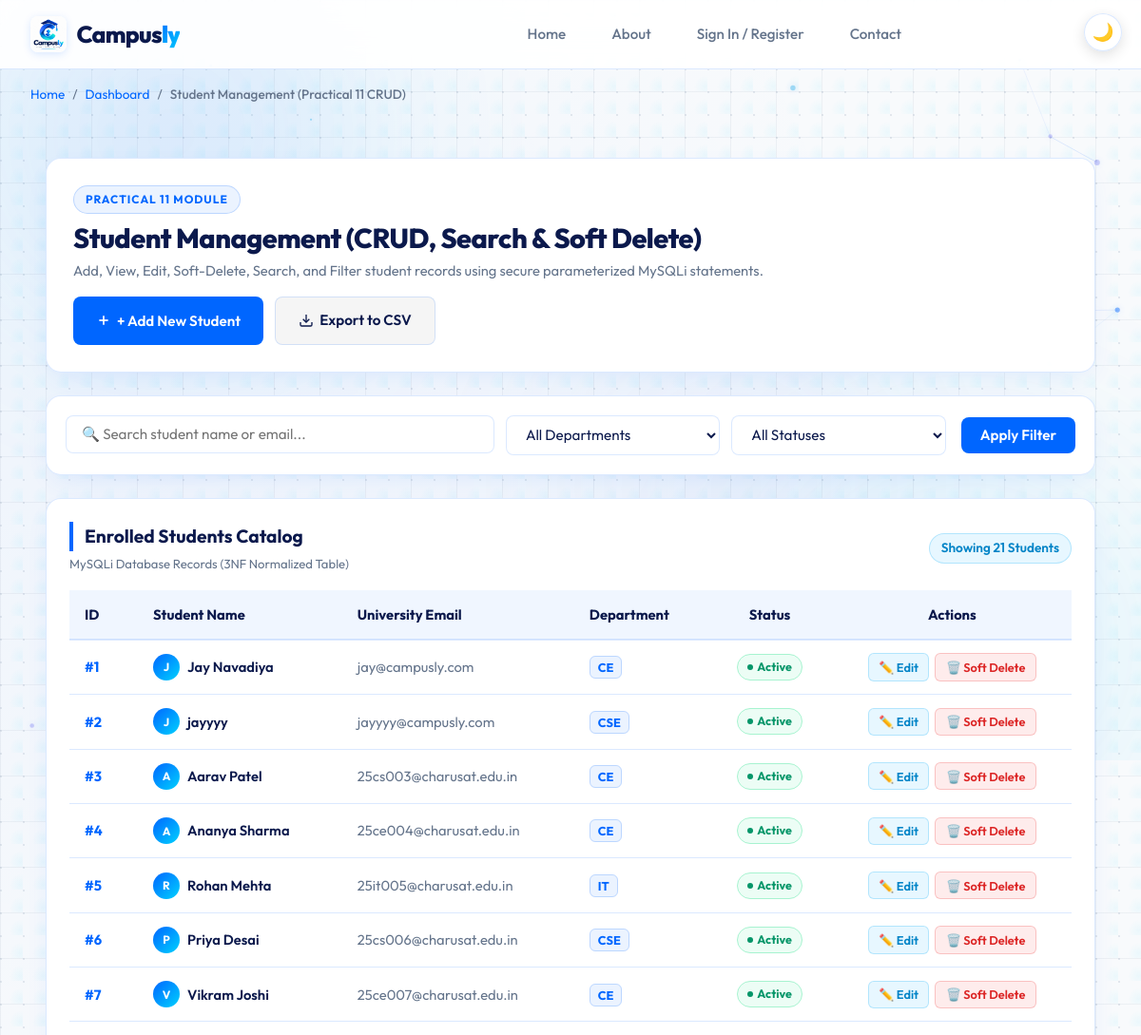
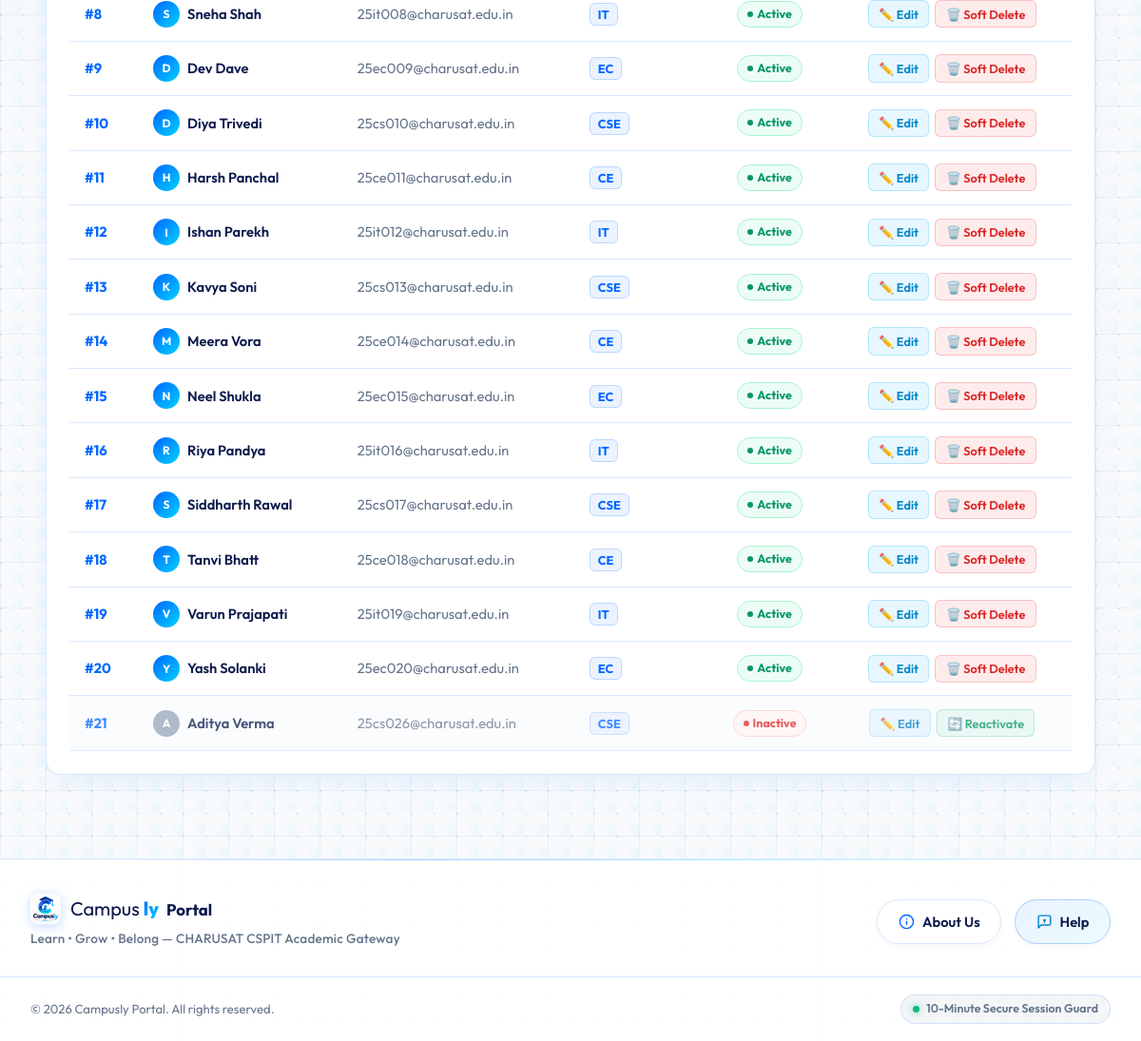
Page /students.php on the committed database (2 pictures, top to bottom).
### tables this page shows
CREATE TABLE students (
    student_id INT AUTO_INCREMENT PRIMARY KEY,
    name VARCHAR(100) NOT NULL,
    email VARCHAR(100) NOT NULL UNIQUE,
    course VARCHAR(100) NOT NULL,
    status ENUM('Active', 'Inactive') NOT NULL DEFAULT 'Active'
);

### students.php (the view, shortened to what this page needs)
<?php
require_once __DIR__ . '/db.php';
$searchQuery  = trim($_GET['search'] ?? '');
$sql = "SELECT student_id, name, email, course, status FROM students WHERE 1=1";
$sql .= " ORDER BY student_id ASC";
$stmt = $conn->prepare($sql);
$stmt->execute();
$result = $stmt->get_result();
$students = [];
while ($row = $result->fetch_assoc()) {
    $students[] = $row;
}
$totalCount = count($students);
require_once __DIR__ . '/includes/header.php';
?>
  <nav class="breadcrumbs-nav" aria-label="Breadcrumb">
    <ol class="breadcrumbs">
      <li><a href="index.php">Home</a></li>
      <?php if ($userRole === 'admin'): ?>
        <li><a href="admin_dashboard.php">Admin Control Center</a></li>
      <?php else: ?>
        <li><a href="dashboard.php">Dashboard</a></li>
      <?php endif; ?>
      <li aria-current="page">Student Management (Practical 11 CRUD)</li>
    </ol>
  </nav>
  <main id="main-content">
    <div style="max-width: 1240px; margin: 0 auto; padding: 1.5rem 1rem;">
      <section class="panel" style="padding: 1.75rem; margin-bottom: 1.5rem; display: flex; justify-content: space-between; align-items: center; flex-wrap: wrap; gap: 1rem;">
        <div>
          <div style="display: inline-flex; align-items: center; gap: 8px; background: rgba(0, 102, 255, 0.08); padding: 4px 12px; border-radius: 9999px; margin-bottom: 0.5rem; border: 1px solid rgba(0, 102, 255, 0.2);">
            <span style="font-size: 0.75rem; font-weight: 700; color: #0066ff; letter-spacing: 1px;">PRACTICAL 11 MODULE</span>
          </div>
          <h1 style="margin: 0; font-size: 1.8rem; line-height: 1.2;">Student Management (CRUD, Search &amp; Soft Delete)</h1>
          <p style="margin: 0.35rem 0 0 0; color: #64748b; font-size: 0.92rem;">
            Add, View, Edit, Soft-Delete, Search, and Filter student records using secure parameterized MySQLi statements.
          </p>
        </div>
        <div style="display: flex; gap: 0.75rem; flex-wrap: wrap;">
          <button type="button" class="btn btn-primary" onclick="openAddModal()" style="display: inline-flex; align-items: center; gap: 6px;">
            <svg width="16" height="16" viewBox="0 0 24 24" fill="none" stroke="currentColor" stroke-width="2.5"><line x1="12" y1="5" x2="12" y2="19"></line><line x1="5" y1="12" x2="19" y2="12"></line></svg>
            <span>+ Add New Student</span>
          </button>
          <a href="students.php?action=export_csv" class="btn btn-secondary" style="display: inline-flex; align-items: center; gap: 6px;">
            <svg width="16" height="16" viewBox="0 0 24 24" fill="none" stroke="currentColor" stroke-width="2"><path d="M21 15v4a2 2 0 0 1-2 2H5a2 2 0 0 1-2-2v-4"></path><polyline points="7 10 12 15 17 10"></polyline><line x1="12" y1="15" x2="12" y2="3"></line></svg>
            <span>Export to CSV</span>
          </a>
        </div>
      </section>
      <section class="panel" style="padding: 1.25rem; margin-bottom: 1.5rem;">
        <form action="students.php" method="GET" style="display: flex; gap: 1rem; flex-wrap: wrap; align-items: center; justify-content: space-between;">
          <div style="display: flex; gap: 0.75rem; flex-wrap: wrap; flex: 1; min-width: 280px;">
            <div style="flex: 2; min-width: 220px; position: relative;">
              <input type="text" name="search" id="filter-search" value="<?= htmlspecialchars($searchQuery) ?>" placeholder="🔍 Search student name or email..." style="width: 100%; padding: 0.6rem 1rem; border-radius: 8px; border: 1px solid var(--panel-border); background: var(--input-bg); color: var(--text-main);">
            </div>
            <div style="flex: 1; min-width: 150px;">
              <select name="course" id="filter-course" style="width: 100%; padding: 0.6rem 1rem; border-radius: 8px; border: 1px solid var(--panel-border); background: var(--input-bg); color: var(--text-main);">
                <option value="ALL">All Departments</option>
              </select>
            </div>
            <div style="flex: 1; min-width: 140px;">
              <select name="status" id="filter-status" style="width: 100%; padding: 0.6rem 1rem; border-radius: 8px; border: 1px solid var(--panel-border); background: var(--input-bg); color: var(--text-main);">
                <option value="ALL">All Statuses</option>
              </select>
            </div>
          </div>
          <div style="display: flex; gap: 0.5rem;">
            <button type="submit" class="btn btn-primary" style="padding: 0.6rem 1.25rem;">Apply Filter</button>
          </div>
        </form>
      </section>
      <section class="panel" style="padding: 1.5rem; overflow: hidden;">
        <div style="display: flex; justify-content: space-between; align-items: center; margin-bottom: 1rem; flex-wrap: wrap; gap: 0.5rem;">
          <div>
            <h2 style="margin: 0; font-size: 1.2rem;">Enrolled Students Catalog</h2>
            <span style="font-size: 0.82rem; color: #64748b;">MySQLi Database Records (3NF Normalized Table)</span>
          </div>
          <span style="font-size: 0.85rem; font-weight: 600; color: #0284c7; background: rgba(56, 189, 248, 0.12); border: 1px solid rgba(56, 189, 248, 0.3); padding: 4px 12px; border-radius: 9999px;">
            Showing <?= (int)$totalCount ?> Student<?= $totalCount === 1 ? '' : 's' ?>
          </span>
        </div>
        <div style="overflow-x: auto;">
          <table id="students-table" style="width: 100%; border-collapse: collapse; font-size: 0.92rem;">
            <thead>
              <tr style="background: var(--table-th-bg, #f8fafc); border-bottom: 2px solid var(--panel-border); text-align: left;">
                <th style="padding: 0.85rem 1rem;">ID</th>
                <th style="padding: 0.85rem 1rem;">Student Name</th>
                <th style="padding: 0.85rem 1rem;">University Email</th>
                <th style="padding: 0.85rem 1rem;">Department</th>
                <th style="padding: 0.85rem 1rem; text-align: center;">Status</th>
                <th style="padding: 0.85rem 1rem; text-align: center;">Actions</th>
              </tr>
            </thead>
            <tbody>
              <?php if (empty($students)): ?>
                <tr>
                  <td colspan="6" style="text-align: center; padding: 2.5rem 1rem; color: #64748b;">
                    No student records matching your filter criteria. <a href="students.php" style="color: var(--primary); font-weight: 600;">Reset filters</a>
                  </td>
                </tr>
              <?php else: ?>
                <?php foreach ($students as $s): ?>
                  <tr style="border-bottom: 1px solid var(--panel-border); transition: background 0.15s ease; <?= $s['status'] === 'Inactive' ? 'opacity: 0.75; background: rgba(241, 245, 249, 0.4);' : '' ?>">
                    <td style="padding: 0.85rem 1rem; font-weight: 700; color: var(--primary);">
                      #<?= htmlspecialchars($s['student_id']) ?>
                    </td>
                    <td style="padding: 0.85rem 1rem; font-weight: 600; color: var(--text-main);">
                      <div style="display: flex; align-items: center; gap: 8px;">
                        <span style="width: 28px; height: 28px; border-radius: 50%; background: <?= $s['status'] === 'Inactive' ? '#94a3b8' : 'linear-gradient(135deg, #0066ff, #00d2fe)' ?>; color: #fff; display: inline-flex; align-items: center; justify-content: center; font-size: 0.75rem; font-weight: 700;">
                          <?= strtoupper(substr($s['name'], 0, 1)) ?>
                        </span>
                        <span><?= htmlspecialchars($s['name']) ?></span>
                      </div>
                    </td>
                    <td style="padding: 0.85rem 1rem; color: var(--text-muted);">
                      <?= htmlspecialchars($s['email']) ?>
                    </td>
                    <td style="padding: 0.85rem 1rem;">
                      <span style="padding: 3px 8px; border-radius: 6px; font-size: 0.8rem; font-weight: 700; background: rgba(0, 102, 255, 0.08); color: #0066ff; border: 1px solid rgba(0, 102, 255, 0.2);">
                        <?= htmlspecialchars($s['course']) ?>
                      </span>
                    </td>
                    <td style="padding: 0.85rem 1rem; text-align: center;">
                      <?php if ($s['status'] === 'Active'): ?>
                        <span class="badge-status-active" style="display: inline-flex; align-items: center; gap: 4px; padding: 3px 10px; border-radius: 9999px; font-size: 0.78rem; font-weight: 700; background: #ecfdf5; color: #059669; border: 1px solid #a7f3d0;">
                          <span style="width: 6px; height: 6px; border-radius: 50%; background: #059669;"></span> Active
                        </span>
                      <?php else: ?>
                        <span class="badge-status-inactive" style="display: inline-flex; align-items: center; gap: 4px; padding: 3px 10px; border-radius: 9999px; font-size: 0.78rem; font-weight: 700; background: #fef2f2; color: #dc2626; border: 1px solid #fecaca;">
                          <span style="width: 6px; height: 6px; border-radius: 50%; background: #dc2626;"></span> Inactive
                        </span>
                      <?php endif; ?>
                    </td>
                    <td style="padding: 0.85rem 1rem; text-align: center;">
                      <div style="display: inline-flex; gap: 6px;">
                        <button type="button" class="btn" onclick="openEditModal(<?= htmlspecialchars(json_encode($s)) ?>)" style="padding: 0.35rem 0.65rem; font-size: 0.8rem; background: rgba(56, 189, 248, 0.12); color: #0284c7; border: 1px solid rgba(56, 189, 248, 0.3); border-radius: 6px; cursor: pointer;">
                          ✏️ Edit
                        </button>
                        <?php if ($s['status'] === 'Active'): ?>
                          <button type="button" class="btn" onclick="openDeleteConfirmModal(<?= (int)$s['student_id'] ?>, '<?= htmlspecialchars(addslashes($s['name'])) ?>')" style="padding: 0.35rem 0.65rem; font-size: 0.8rem; background: rgba(239, 68, 68, 0.1); color: #dc2626; border: 1px solid rgba(239, 68, 68, 0.25); border-radius: 6px; cursor: pointer;">
                            🗑️ Soft Delete
                          </button>
                        <?php else: ?>
                          <form action="students.php" method="POST" style="margin: 0; display: inline;">
                            <button type="submit" class="btn" style="padding: 0.35rem 0.65rem; font-size: 0.8rem; background: rgba(16, 185, 129, 0.1); color: #059669; border: 1px solid rgba(16, 185, 129, 0.3); border-radius: 6px; cursor: pointer;">
                              🔄 Reactivate
                            </button>
                          </form>
                        <?php endif; ?>
                      </div>
                    </td>
                  </tr>
                <?php endforeach; ?>
              <?php endif; ?>
            </tbody>
          </table>
        </div>
      </section>
    </div>
  </main>
<?php require_once __DIR__ . '/includes/footer.php'; ?>

### css/styles.css (style rules this page uses)
:root { --bg-color: #f8fafc; --bg-grid-line: rgba(148, 163, 184, 0.12); --bg-dot: rgba(148, 163, 184, 0.22); --bg-gradient: radial-gradient(circle at 10% 20%, rgba(0, 102, 255, 0.04) 0%, transparent 40%), radial-gradient(circle at 90% 80%, rgba(0, 210, 255, 0.05) 0%, transparent 40%); --panel-bg: rgba(255, 255, 255, 0.98); --panel-border: rgba(0, 102, 255, 0.14); --header-bg: rgba(255, 255, 255, 0.92); --input-bg: #ffffff; --input-border: rgba(0, 102, 255, 0.18); --table-th-bg: rgba(0, 102, 255, 0.06); --brand-navy: #0b194c; --brand-navy-light: #162456; --primary: #0066ff; --primary-hover: #0052cc; --accent: #00d2fe; --accent-dark: #0099cc; --accent-hover: #38bdf8; --brand-gradient: linear-gradient(135deg, #0b194c 0%, #0066ff 50%, #00d2fe 100%); --brand-gradient-text: linear-gradient(135deg, #0066ff 0%, #00d2fe 100%); --text-main: #0b194c; --text-body: #1e293b; --text-muted: #64748b; --focus-outline: #0066ff; --card-shadow: 0 10px 30px -10px rgba(0, 102, 255, 0.12); --card-shadow-hover: 0 16px 36px -10px rgba(0, 102, 255, 0.22); --error: #dc2626; --success: #16a34a; --warning: #f59e0b; --radius: 16px; --transition: all 0.3s cubic-bezier(0.4, 0, 0.2, 1); }
*, *::before, *::after { box-sizing: border-box; margin: 0; padding: 0; }
body { font-family: 'Outfit', -apple-system, BlinkMacSystemFont, "Segoe UI", Roboto, sans-serif; background-color: var(--bg-color); background-image: radial-gradient(circle at 1px 1px, var(--bg-dot) 1.2px, transparent 0), linear-gradient(to right, var(--bg-grid-line) 1px, transparent 1px), linear-gradient(to bottom, var(--bg-grid-line) 1px, transparent 1px), var(--bg-gradient); background-size: 24px 24px, 48px 48px, 48px 48px, 100% 100%; background-attachment: fixed; color: var(--text-main); min-height: 100vh; line-height: 1.6; display: flex; flex-direction: column; overflow-x: hidden; position: relative; transition: background-color 0.3s ease, color 0.3s ease; }
header, main, footer, .top-corner-controls, .breadcrumbs-nav, .skip-link { position: relative; z-index: 2; }
.breadcrumbs-nav { max-width: 1200px; width: 100%; margin: 1rem auto 0; padding: 0 2rem; }
.breadcrumbs { display: flex; list-style: none; gap: 0.5rem; font-size: 0.85rem; color: var(--text-muted); }
.breadcrumbs li:not(:last-child)::after { content: "/"; margin-left: 0.5rem; }
.breadcrumbs a { color: var(--primary); text-decoration: none; }
.breadcrumbs li[aria-current="page"] { color: var(--text-muted); font-weight: 500; }
main { max-width: 1200px; width: 100%; margin: 0 auto; padding: 2rem; flex: 1; }
h1 { font-size: 2.25rem; font-weight: 800; margin-bottom: 0.5rem; letter-spacing: -0.5px; }
h2 { font-size: 1.5rem; font-weight: 700; margin-bottom: 1.25rem; color: var(--text-main); border-left: 4px solid var(--primary); padding-left: 0.75rem; }
p { color: var(--text-muted); margin-bottom: 1.5rem; }
.panel { background: var(--panel-bg); border: 1px solid var(--panel-border); box-shadow: var(--card-shadow); backdrop-filter: blur(16px); -webkit-backdrop-filter: blur(16px); border-radius: var(--radius); padding: 2rem; margin-bottom: 2rem; position: relative; }
.btn { display: inline-flex; align-items: center; justify-content: center; padding: 0.75rem 1.5rem; font-weight: 600; border-radius: 8px; border: none; cursor: pointer; transition: var(--transition); text-decoration: none; font-family: inherit; font-size: 0.95rem; }
.btn-primary { background: var(--primary); color: #fff; }
.btn-secondary { background: rgba(0, 0, 0, 0.04); color: var(--text-main); border: 1px solid var(--panel-border); }
input[type="text"], input[type="email"], input[type="password"], input[type="date"], select, textarea { width: 100%; padding: 0.75rem 1rem; background: var(--input-bg); border: 1px solid var(--input-border); border-radius: 8px; color: var(--text-main); font-family: inherit; font-size: 0.95rem; transition: var(--transition); }

### rows in the picture
students: student_id "1", name "J", name "Jay Navadiya", email "jay@campusly.com", course "CE", status "Active" (drawn)
students: student_id "2", name "J", name "jayyyy", email "jayyyy@campusly.com", course "CSE", status "Active" (drawn)
students: student_id "3", name "A", name "Aarav Patel", email "25cs003@charusat.edu.in", course "CE", status "Active" (drawn)
students: student_id "4", name "A", name "Ananya Sharma", email "25ce004@charusat.edu.in", course "CE", status "Active" (drawn)
students: student_id "5", name "R", name "Rohan Mehta", email "25it005@charusat.edu.in", course "IT", status "Active" (drawn)
students: student_id "6", name "P", name "Priya Desai", email "25cs006@charusat.edu.in", course "CSE", status "Active" (drawn)
students: student_id "7", name "V", name "Vikram Joshi", email "25ce007@charusat.edu.in", course "CE", status "Active" (drawn)
students: student_id "8", name "S", name "Sneha Shah", email "25it008@charusat.edu.in", course "IT", status "Active" (drawn)
students: student_id "9", name "D", name "Dev Dave", email "25ec009@charusat.edu.in", course "EC", status "Active" (drawn)
students: student_id "10", name "D", name "Diya Trivedi", email "25cs010@charusat.edu.in", course "CSE", status "Active" (drawn)
students: student_id "11", name "H", name "Harsh Panchal", email "25ce011@charusat.edu.in", course "CE", status "Active" (drawn)
students: student_id "12", name "I", name "Ishan Parekh", email "25it012@charusat.edu.in", course "IT", status "Active" (drawn)
students: student_id "13", name "K", name "Kavya Soni", email "25cs013@charusat.edu.in", course "CSE", status "Active" (drawn)
students: student_id "14", name "M", name "Meera Vora", email "25ce014@charusat.edu.in", course "CE", status "Active" (drawn)
students: student_id "15", name "N", name "Neel Shukla", email "25ec015@charusat.edu.in", course "EC", status "Active" (drawn)
students: student_id "16", name "R", name "Riya Pandya", email "25it016@charusat.edu.in", course "IT", status "Active" (drawn)
students: student_id "17", name "S", name "Siddharth Rawal", email "25cs017@charusat.edu.in", course "CSE", status "Active" (drawn)
students: student_id "18", name "T", name "Tanvi Bhatt", email "25ce018@charusat.edu.in", course "CE", status "Active" (drawn)
students: student_id "19", name "V", name "Varun Prajapati", email "25it019@charusat.edu.in", course "IT", status "Active" (drawn)
students: student_id "20", name "Y", name "Yash Solanki", email "25ec020@charusat.edu.in", course "EC", status "Active" (drawn)
students: student_id "21", name "A", name "Aditya Verma", email "25cs026@charusat.edu.in", course "CSE", status "Inactive" (drawn)

### other values in the picture
$totalCount "21"
